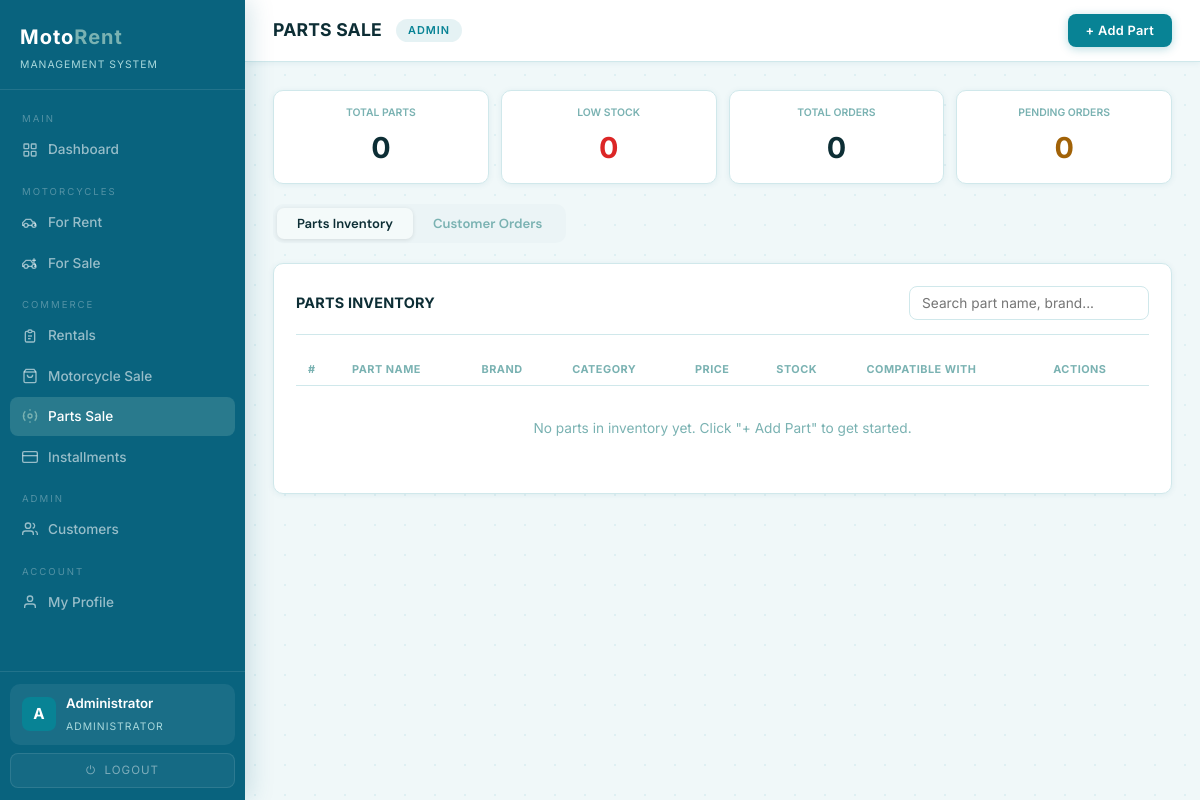
Before: /sales/parts (signed in) with the older database file.
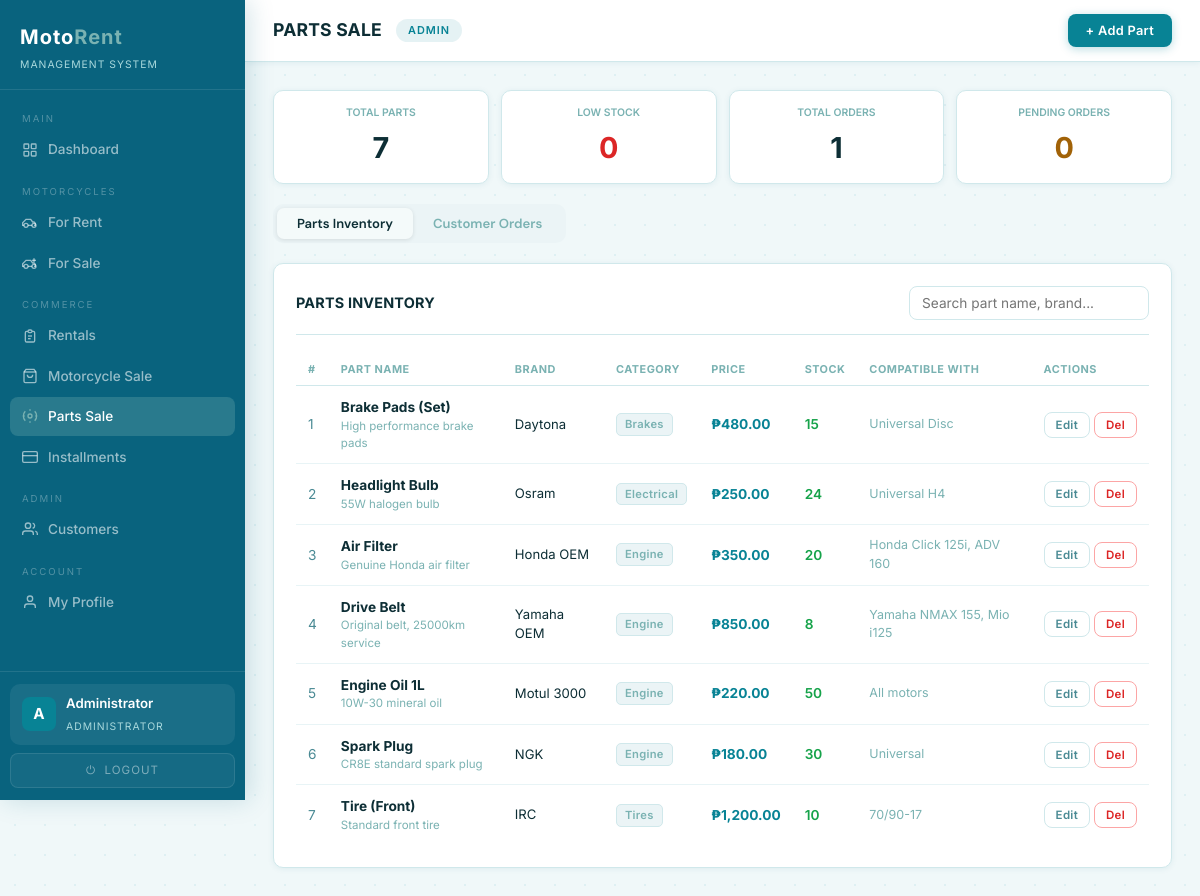
After: the same page with the newer database file.
### tables this page shows
CREATE TABLE parts (
            id              INTEGER PRIMARY KEY AUTOINCREMENT,
            name            VARCHAR(100) NOT NULL,
            brand           VARCHAR(100),
            category        VARCHAR(50)  DEFAULT 'Other',
            price           REAL         NOT NULL,
            stock           INTEGER      DEFAULT 0,
            compatible_with TEXT,
            description     TEXT,
            branch_id       INTEGER REFERENCES branches(id),
            created_at      TIMESTAMP DEFAULT CURRENT_TIMESTAMP
        );

### app.py (the view)
@app.route('/sales/parts')
@admin_required
def sales_parts():
    branch_id  = get_branch_id()
    all_parts  = get_all_parts(branch_id)
    all_orders = get_all_orders(branch_id)
    return render_template('sales_parts.html', parts=all_parts, orders=all_orders)

### app.py (called while the page is built)
def is_logged_in(): return 'user_id' in session

def is_admin(): return session.get('role') in ('admin', 'superadmin')

def is_superadmin(): return session.get('role') == 'superadmin'

def admin_required(f):
    from functools import wraps
    @wraps(f)
    def decorated(*args, **kwargs):
        if not is_logged_in():
            flash('Please log in first.', 'error')
            return redirect(url_for('login'))
        if not is_admin():
            return redirect(url_for('portal'))
        return f(*args, **kwargs)
    return decorated

def get_branch_id():
    if is_superadmin():
        return None
    return session.get('branch_id')

### dbhelper.py (called while the page is built)
def connect():
    base_path = os.path.dirname(os.path.abspath(__file__))
    db_path   = os.path.join(base_path, "motorent.db")
    conn      = sqlite3.connect(db_path)
    conn.row_factory = sqlite3.Row
    return conn

def _fetchall(sql, params=()):
    conn = connect(); cur = conn.cursor()
    try:
        cur.execute(sql, params); return cur.fetchall()
    finally:
        conn.close()

### templates/sales_parts.html (shortened to what this page needs)
{% extends "base.html" %}
{% block page_title %}PARTS SALE{% endblock %}
{% block topbar_actions %}
<button class="btn btn-primary" onclick="openAddPart()">+ Add Part</button>
{% endblock %}
{% block content %}
<div class="summary-row">
  {% set total_parts    = parts | length %}
  {% set low_stock      = parts | selectattr('stock','lt',5) | list | length %}
  {% set total_orders   = orders | length %}
  {% set pending_orders = orders | selectattr('status','equalto','Pending') | list | length %}
  <div class="summary-card">
    <div class="summary-label">Total Parts</div>
    <div class="summary-value">{{ total_parts }}</div>
  </div>
  <div class="summary-card">
    <div class="summary-label">Low Stock</div>
    <div class="summary-value" style="color:#dc2626;">{{ low_stock }}</div>
  </div>
  <div class="summary-card">
    <div class="summary-label">Total Orders</div>
    <div class="summary-value">{{ total_orders }}</div>
  </div>
  <div class="summary-card">
    <div class="summary-label">Pending Orders</div>
    <div class="summary-value" style="color:#a16207;">{{ pending_orders }}</div>
  </div>
</div>
<div class="parts-tabs">
  <button class="parts-tab active" onclick="showPartsTab('inventory')" id="ptab-inventory">
    Parts Inventory
  </button>
  <button class="parts-tab" onclick="showPartsTab('orders')" id="ptab-orders">
    Customer Orders
  </button>
</div>
<div id="ppane-inventory">
  <div class="panel">
    <div class="panel-header">
      <div class="panel-title">PARTS INVENTORY</div>
      <input class="filter-input" id="part-search"
             placeholder="Search part name, brand..."
             oninput="filterPartRows()" style="width:240px;"/>
    </div>
    <div class="table-wrap">
      <table>
        <thead>
          <tr>
            <th>#</th><th>Part Name</th><th>Brand</th><th>Category</th>
            <th>Price</th><th>Stock</th><th>Compatible With</th><th>Actions</th>
          </tr>
        </thead>
        <tbody id="parts-tbody">
          {% for p in parts %}
          <tr data-name="{{ p.name }}" data-brand="{{ p.brand }}">
            <td style="color:var(--muted2);">{{ loop.index }}</td>
            <td><strong>{{ p.name }}</strong>
              {% if p.description %}
              <div style="font-size:0.72rem;color:var(--muted);">{{ p.description }}</div>
              {% endif %}
            </td>
            <td style="font-size:0.82rem;">{{ p.brand or '—' }}</td>
            <td><span class="tag">{{ p.category }}</span></td>
            <td style="font-weight:700;color:var(--accent);">₱{{ '{:,.2f}'.format(p.price) }}</td>
            <td>
              {% if p.stock < 5 %}
              <span style="color:#dc2626;font-weight:700;">{{ p.stock }} ⚠</span>
              {% else %}
              <span style="color:#16a34a;font-weight:600;">{{ p.stock }}</span>
              {% endif %}
            </td>
            <td style="font-size:0.78rem;color:var(--muted);">{{ p.compatible_with or '—' }}</td>
            <td style="white-space:nowrap;">
              <button class="btn btn-outline btn-sm"
                      onclick="openEditPart({{ p.id }},'{{ p.name }}','{{ p.brand or '' }}','{{ p.category }}',{{ p.price }},{{ p.stock }},'{{ p.compatible_with or '' }}','{{ p.description or '' }}')">
                Edit
              </button>
              <button class="btn btn-danger btn-sm" onclick="confirmDeletePart({{ p.id }})">Del</button>
            </td>
          </tr>
          {% else %}
          <tr>
            <td colspan="8" style="text-align:center;color:var(--muted);padding:32px;">
              No parts in inventory yet. Click "+ Add Part" to get started.
            </td>
          </tr>
          {% endfor %}
        </tbody>
      </table>
    </div>
  </div>
</div>
{% endblock %}

Changed rows visible on the page:
added parts: name "Brake Pads (Set)", description "High performance brake pads", brand "Daytona", category "Brakes", price "480.00", stock "15", compatible_with "Universal Disc"
added parts: name "Headlight Bulb", description "55W halogen bulb", brand "Osram", category "Electrical", price "250.00", stock "24", compatible_with "Universal H4"
added parts: name "Air Filter", description "Genuine Honda air filter", brand "Honda OEM", category "Engine", price "350.00", stock "20", compatible_with "Honda Click 125i, ADV 160"
added parts: name "Drive Belt", description "Original belt, 25000km service", brand "Yamaha OEM", category "Engine", price "850.00", stock "8", compatible_with "Yamaha NMAX 155, Mio i125"
added parts: name "Engine Oil 1L", description "10W-30 mineral oil", brand "Motul 3000", category "Engine", price "220.00", stock "50", compatible_with "All motors"
added parts: name "Spark Plug", description "CR8E standard spark plug", brand "NGK", category "Engine", price "180.00", stock "30", compatible_with "Universal"
added parts: name "Tire (Front)", description "Standard front tire", brand "IRC", category "Tires", price "1,200.00", stock "10", compatible_with "70/90-17"
Other visible differences:
{{ total_parts }}: "0" → "7"
{{ total_orders }}: "0" → "1"
text no longer shown: "No parts in inventory yet. Click \"+ Add Part\" to get started."
